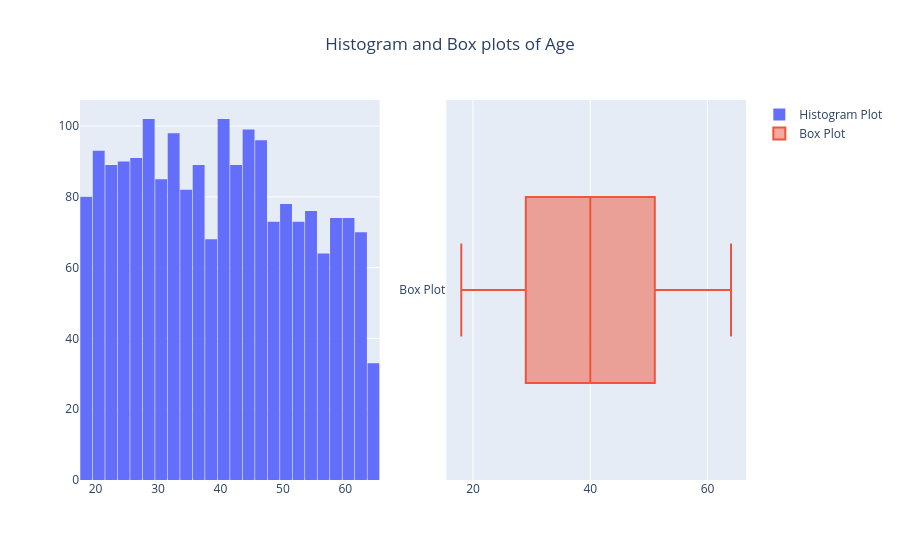
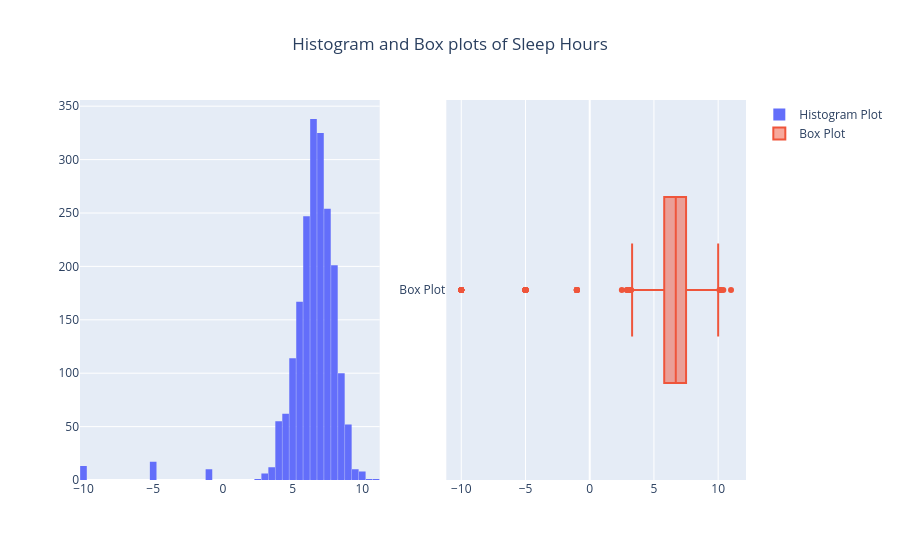
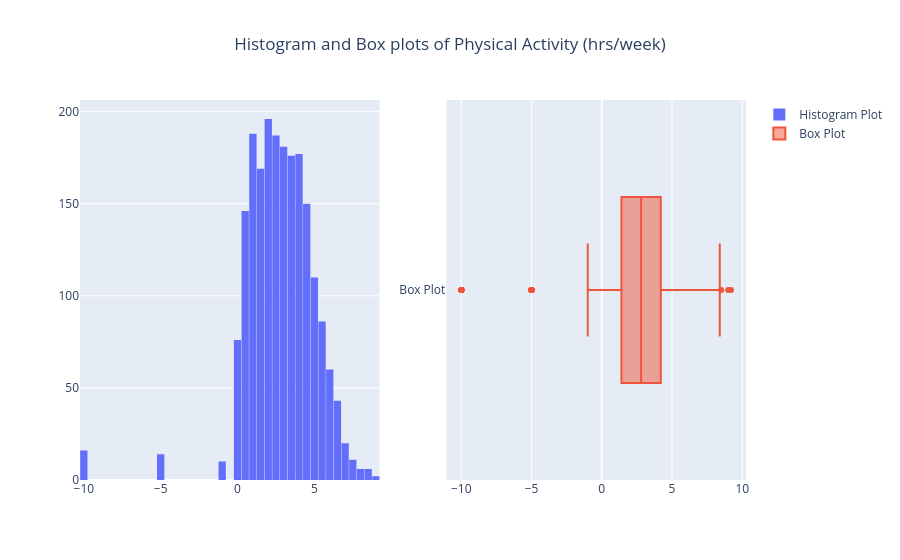
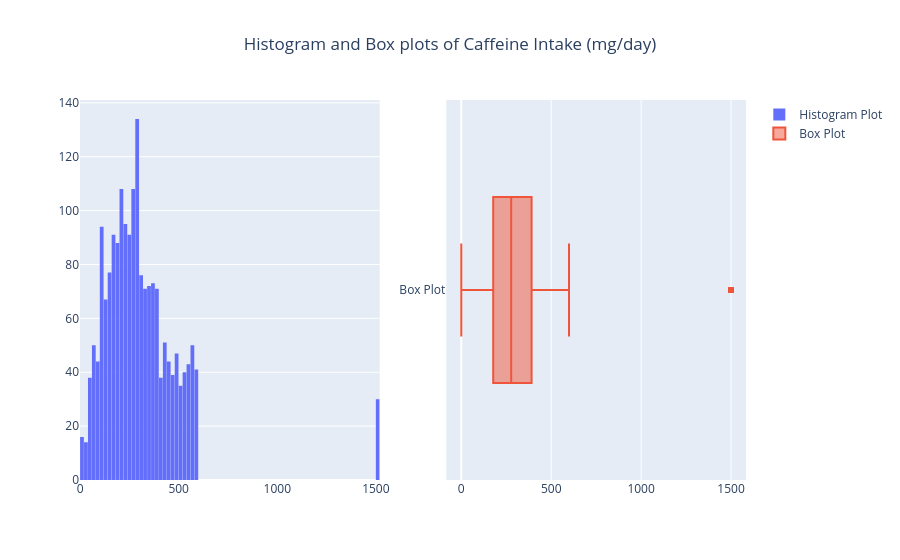

The code cell stored with these charts, in order, in its notebook:
### Code cell
numerical_eda(df, columns["numeric"])

### Figure 1 — Plotly figure (JSON) as saved in the notebook; plotly's stock layout.template omitted (floating-point values rounded to 4 significant figures; data arrays with more than 128 entries replaced by an {"elided": "..."} marker saying what was removed)
{"data": [{"name": "Histogram Plot", "type": "histogram", "x": {"elided": "2030 float values"}, "xaxis": "x", "yaxis": "y"}, {"name": "Box Plot", "type": "box", "x": {"elided": "2030 float values"}, "xaxis": "x2", "yaxis": "y2"}], "layout": {"bargap": 0.05, "title": {"text": "Histogram and Box plots of Age", "x": 0.5, "xanchor": "center"}, "xaxis": {"anchor": "y", "domain": [0, 0.45]}, "xaxis2": {"anchor": "y2", "domain": [0.55, 1]}, "yaxis": {"anchor": "x", "domain": [0, 1]}, "yaxis2": {"anchor": "x2", "domain": [0, 1]}}}

### Figure 2 — Plotly figure (JSON) as saved in the notebook; plotly's stock layout.template omitted (floating-point values rounded to 4 significant figures; data arrays with more than 128 entries replaced by an {"elided": "..."} marker saying what was removed)
{"data": [{"name": "Histogram Plot", "type": "histogram", "x": {"elided": "2030 float values"}, "xaxis": "x", "yaxis": "y"}, {"name": "Box Plot", "type": "box", "x": {"elided": "2030 float values"}, "xaxis": "x2", "yaxis": "y2"}], "layout": {"bargap": 0.05, "title": {"text": "Histogram and Box plots of Sleep Hours", "x": 0.5, "xanchor": "center"}, "xaxis": {"anchor": "y", "domain": [0, 0.45]}, "xaxis2": {"anchor": "y2", "domain": [0.55, 1]}, "yaxis": {"anchor": "x", "domain": [0, 1]}, "yaxis2": {"anchor": "x2", "domain": [0, 1]}}}

### Figure 3 — Plotly figure (JSON) as saved in the notebook; plotly's stock layout.template omitted (floating-point values rounded to 4 significant figures; data arrays with more than 128 entries replaced by an {"elided": "..."} marker saying what was removed)
{"data": [{"name": "Histogram Plot", "type": "histogram", "x": {"elided": "2030 float values"}, "xaxis": "x", "yaxis": "y"}, {"name": "Box Plot", "type": "box", "x": {"elided": "2030 float values"}, "xaxis": "x2", "yaxis": "y2"}], "layout": {"bargap": 0.05, "title": {"text": "Histogram and Box plots of Physical Activity (hrs/week)", "x": 0.5, "xanchor": "center"}, "xaxis": {"anchor": "y", "domain": [0, 0.45]}, "xaxis2": {"anchor": "y2", "domain": [0.55, 1]}, "yaxis": {"anchor": "x", "domain": [0, 1]}, "yaxis2": {"anchor": "x2", "domain": [0, 1]}}}

### Figure 4 — Plotly figure (JSON) as saved in the notebook; plotly's stock layout.template omitted (floating-point values rounded to 4 significant figures; data arrays with more than 128 entries replaced by an {"elided": "..."} marker saying what was removed)
{"data": [{"name": "Histogram Plot", "type": "histogram", "x": {"elided": "2030 float values"}, "xaxis": "x", "yaxis": "y"}, {"name": "Box Plot", "type": "box", "x": {"elided": "2030 float values"}, "xaxis": "x2", "yaxis": "y2"}], "layout": {"bargap": 0.05, "title": {"text": "Histogram and Box plots of Caffeine Intake (mg/day)", "x": 0.5, "xanchor": "center"}, "xaxis": {"anchor": "y", "domain": [0, 0.45]}, "xaxis2": {"anchor": "y2", "domain": [0.55, 1]}, "yaxis": {"anchor": "x", "domain": [0, 1]}, "yaxis2": {"anchor": "x2", "domain": [0, 1]}}}
